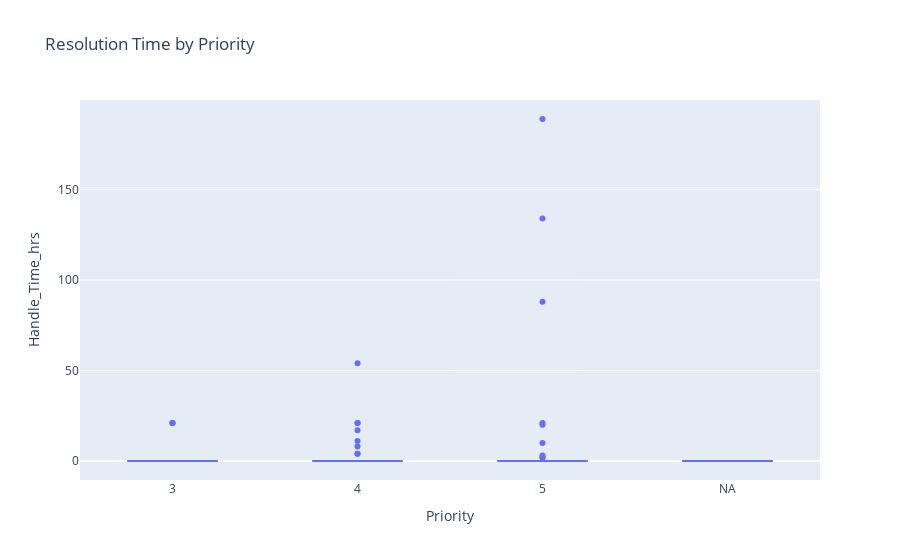

Write notebook code for a chart like this one.
### Markdown cell above
### Boxplot — Resolution Time by Priority

### Code cell
px.box(df,x='Priority',y='Handle_Time_hrs', category_orders={'Priority': categories_order},title='Resolution Time by Priority')

### Figure 1 — Plotly figure (JSON) as saved in the notebook; plotly's stock layout.template omitted (floating-point values rounded to 4 significant figures; data arrays with more than 128 entries replaced by an {"elided": "..."} marker saying what was removed)
{"data": [{"alignmentgroup": "True", "hovertemplate": "Priority=%{x}<br>Handle_Time_hrs=%{y}<extra></extra>", "legendgroup": "", "marker": {"color": "#636efa"}, "name": "", "notched": false, "offsetgroup": "", "orientation": "v", "showlegend": false, "type": "box", "x": {"elided": "46606 str values"}, "x0": " ", "xaxis": "x", "y": {"elided": "46606 float values"}, "y0": " ", "yaxis": "y"}], "layout": {"boxmode": "group", "legend": {"tracegroupgap": 0}, "title": {"text": "Resolution Time by Priority"}, "xaxis": {"anchor": "y", "categoryarray": ["1", "2", "3", "4", "5", "NA"], "categoryorder": "array", "domain": [0, 1], "title": {"text": "Priority"}}, "yaxis": {"anchor": "x", "domain": [0, 1], "title": {"text": "Handle_Time_hrs"}}}}
